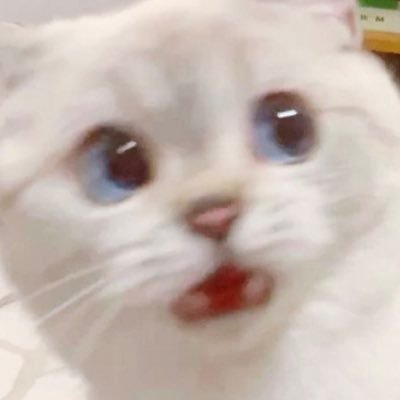
#> input picture 5image.jpg, 400 x 400 px
$ python 5.1.py
#> lines starting #> are read from the running program, lines starting #| are printed output that depends on the picture
import cv2

img = cv2.imread("5image.jpg")
#> img is the input picture: shape (400, 400, 3); mean B, G, R 176.9, 185, 199
(h, w) = img.shape[:2]
#> h = 400; w = 400
(cX, cY) = (w // 2, h // 2)
#> cX = 200; cY = 200
M = cv2.getRotationMatrix2D((cX, cY), 45, 1.0)
rotated = cv2.warpAffine(img, M, (w, h))
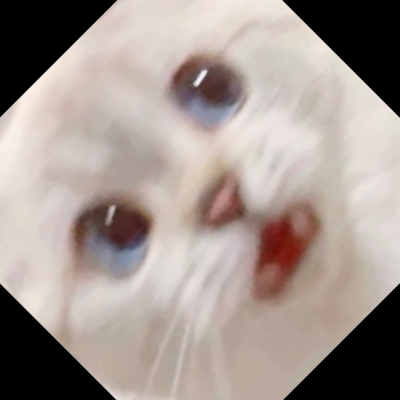
#> rotated: shape (400, 400, 3); mean B, G, R 143.4, 149.7, 161.8

cv2.imshow("img", img)
cv2.imshow("rotated", rotated)
cv2.waitKey(0)

$ run again, with 3image.jpg copied over 5image.jpg
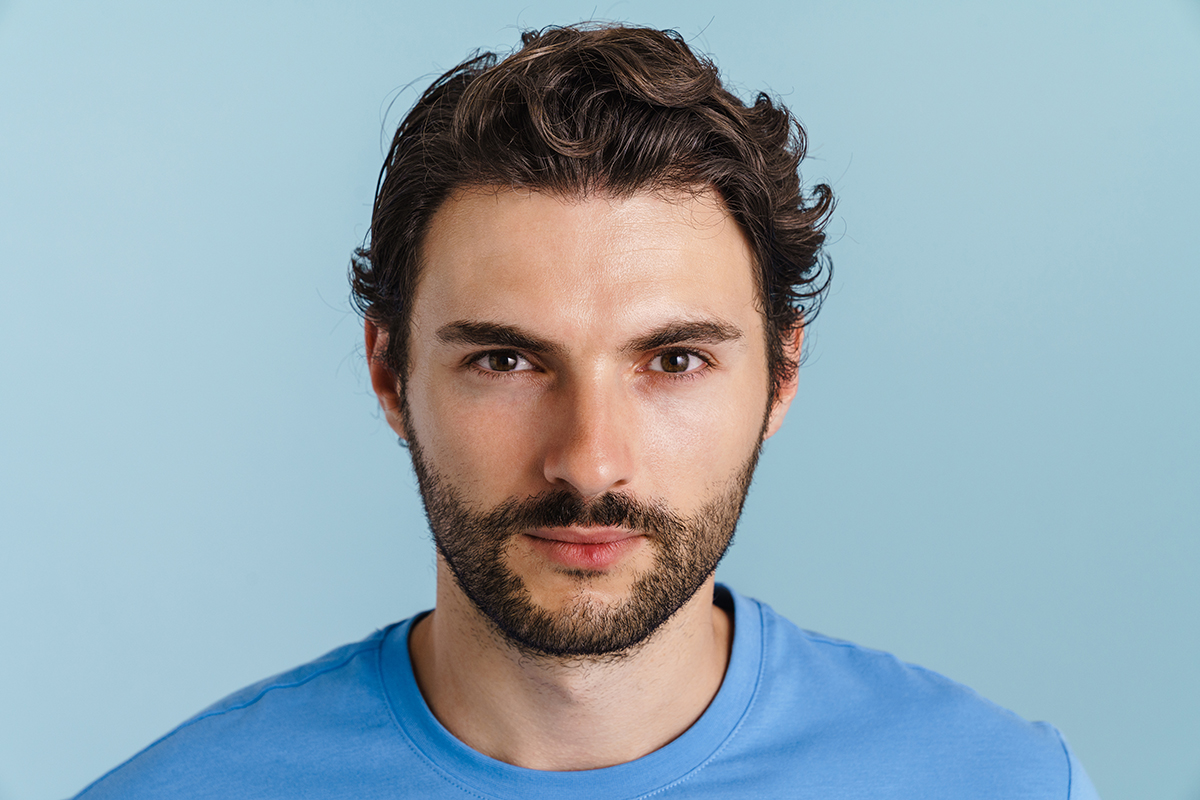
#> input picture 3image.jpg, 1200 x 800 px
#> img is the input picture: shape (800, 1200, 3); mean B, G, R 178.8, 168.4, 148.8
#> `rotated = cv2.warpAffine(img, M, (w, h))`:
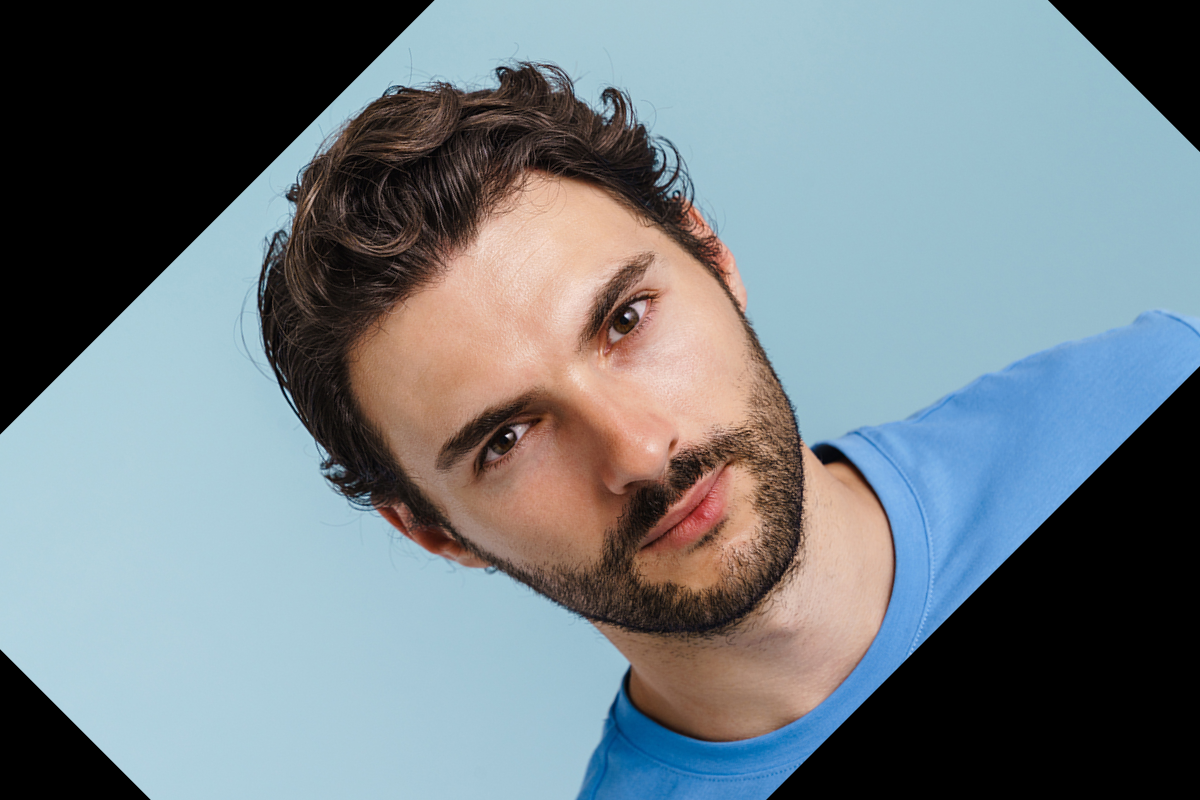
#> rotated: shape (800, 1200, 3); mean B, G, R 132, 125.8, 114.6

$ run again, with 4image.jpg copied over 5image.jpg
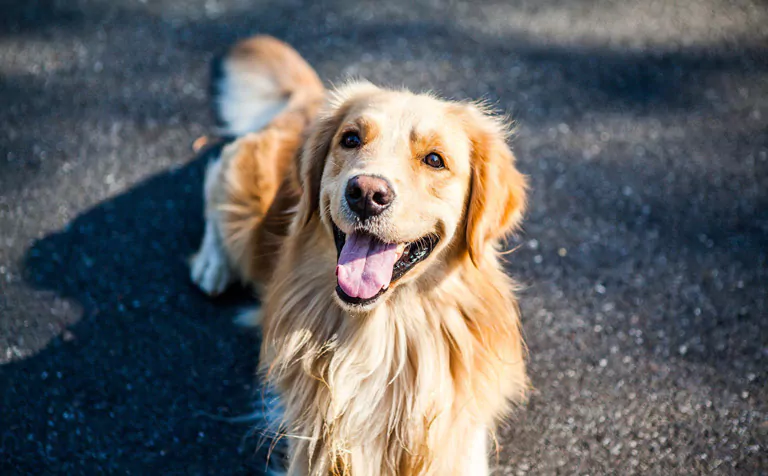
#> input picture 4image.jpg, 768 x 476 px
#> img is the input picture: shape (476, 768, 3); mean B, G, R 99.7, 98.5, 97.9
#> `rotated = cv2.warpAffine(img, M, (w, h))`:
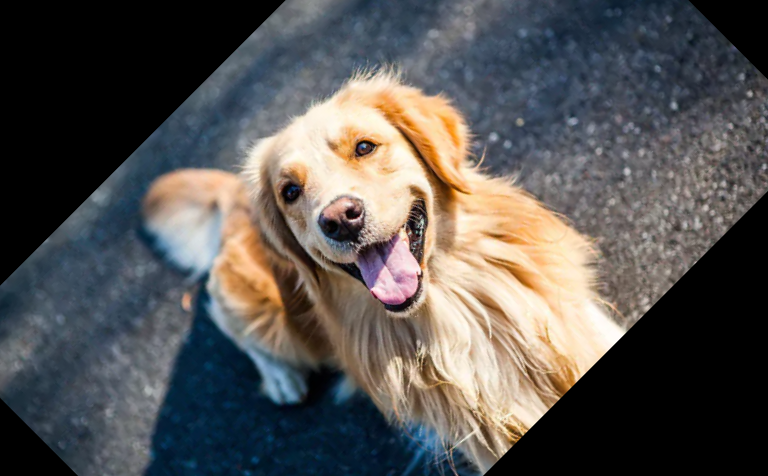
#> rotated: shape (476, 768, 3); mean B, G, R 82.8, 84.8, 87.4

$ run again, with 6image.jpg copied over 5image.jpg
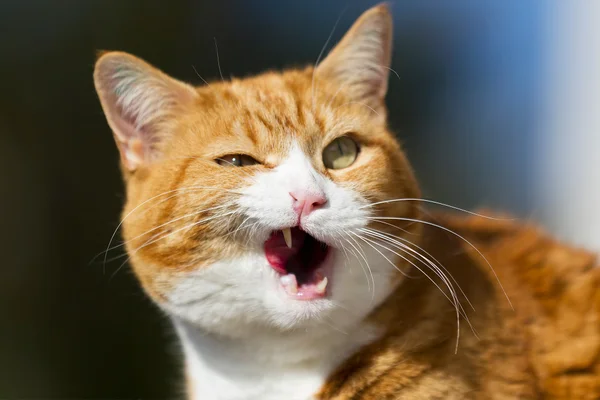
#> input picture 6image.jpg, 600 x 400 px
#> img is the input picture: shape (400, 600, 3); mean B, G, R 79.9, 100.4, 114.6
#> `rotated = cv2.warpAffine(img, M, (w, h))`:
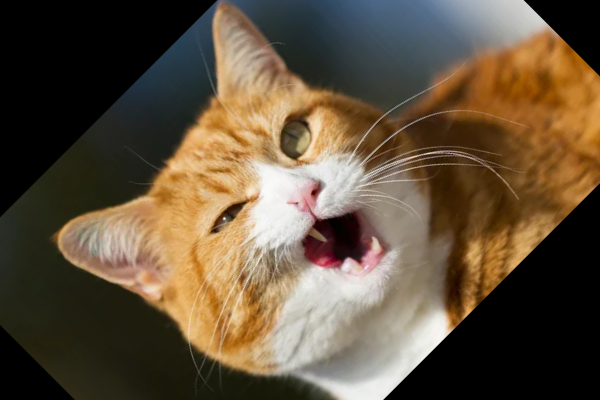
#> rotated: shape (400, 600, 3); mean B, G, R 60.8, 81.3, 97.2
